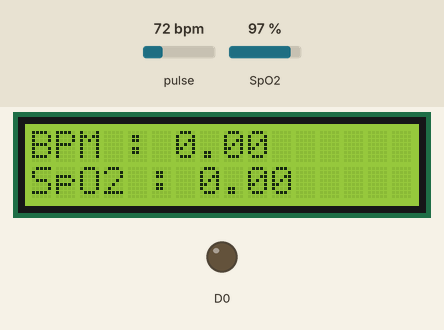
Simulated run of this sketch. Board: ESP8266 (NodeMCU). Shown: 16×2 character LCD, output pins drawn as LEDs (lit = HIGH). Inputs (shaded band) come from the test bench; at power-on: pulse 72 bpm, SpO2 97 %. WiFi joins after 1.5 s; servers stay silent unless stated; what the sketch prints to the serial monitor is not drawn.

Above: at 3.0 s.
3.1 s: pulse set to 42 bpm
At 5.5 s:
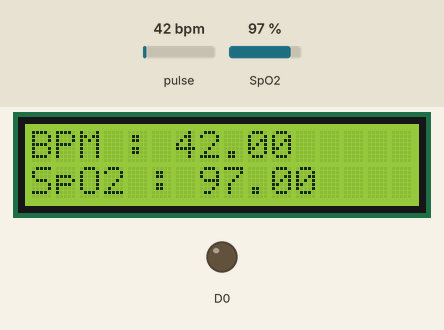
6.1 s: SpO2 set to 80 %
At 7.3 s:
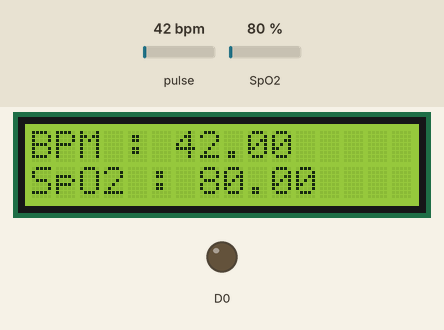
9.9 s: pulse set to 70 bpm
At 11.0 s:
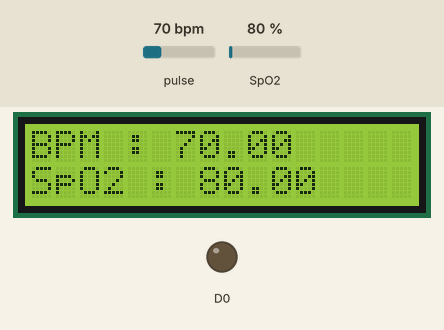
11.4 s: SpO2 set to 85 %
At 12.6 s:
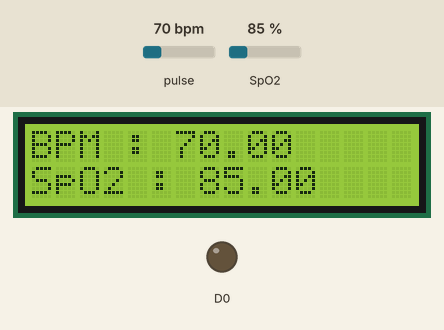
Timing chart, 0 to 14.4 s (numbered marks = the images above; inputs shaded):
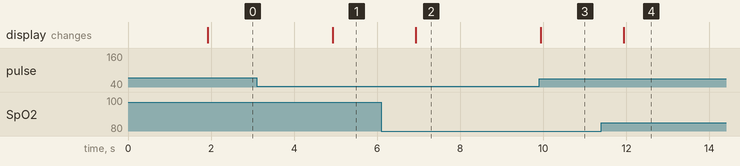

The sketch:

blynk_test.ino
```cpp
#include <Wire.h>
#include "MAX30100_PulseOximeter.h"
#define BLYNK_PRINT Serial
#include <Blynk.h>
#include <ESP8266WiFi.h>
#include <BlynkSimpleEsp8266.h>
#include <LiquidCrystal_I2C.h>
#include "Wire.h"
#include "Adafruit_GFX.h"
//#include "OakOLED.h"

#define REPORTING_PERIOD_MS 1000
//OakOLED oled;

LiquidCrystal_I2C lcd(0x27, 16, 2);

char auth[] = "-iVdkyreJQSeqeUYLlE0cSH_JxqIeLAf";             // You should get Auth Token in the Blynk App.
char ssid[] = "BK Network";                                     // Your WiFi credentials.
char pass[] = "school100";
int incomingByte = 0;

 int i =0;
// Connections : SCL PIN - D1 , SDA PIN - D2 , INT PIN - D0
PulseOximeter pox;

float BPM, SpO2;
uint32_t tsLastReport = 0;


void onBeatDetected()
{
    Serial.println("Beat Detected!");
}

void setup()
{
    Serial.begin(115200);
     Wire.begin(D2, D1);

    lcd.begin();

    lcd.home();

    lcd.print("Hello");
    lcd.setCursor(0,1);
    lcd.print("Initilizing Sensors");
    Serial.println("Beat Detected!");
    pinMode(16, OUTPUT);
    Serial.println("Beat Detected!");

    Blynk.begin(auth, ssid, pass);

    Serial.print("Initializing Pulse Oximeter..");

    if (!pox.begin())
    {
         Serial.println("FAILED");
         for(;;);
    }
    else
    {
         Serial.println("SUCCESS");
         pox.setOnBeatDetectedCallback(onBeatDetected);
    }

    // The default current for the IR LED is 50mA and it could be changed by uncommenting the following line.
     //pox.setIRLedCurrent(MAX30100_LED_CURR_7_6MA);

}

void loop()
{
    pox.update();
    Blynk.run();
    BPM = pox.getHeartRate();
    SpO2 = pox.getSpO2();
     if (millis() - tsLastReport > REPORTING_PERIOD_MS)
    {
        Serial.print("Heart rate:");
        Serial.print(BPM);
        Serial.print(" bpm / SpO2:");
        Serial.print(SpO2);
        Serial.println(" %");
        Blynk.virtualWrite(V7, BPM);
        Blynk.virtualWrite(V8, SpO2);
        tsLastReport = millis();
        lcd.clear();
        lcd.home();
        lcd.print("BPM : ");
        lcd.print(BPM);
        lcd.setCursor(0,1);
        lcd.print("SpO2 : ");
        lcd.print(SpO2);
    }

    if (Serial.available() > 0) {
    incomingByte = Serial.read();
    if(incomingByte==84){
       Serial.println(" hello");
       Blynk.notify("Emergency: ");
       Blynk.email("sarthakrawat7295@gmail.com", "ESP8266 Alert", "Temperature over 28C!");
    }
  }

}
```

Measured:
- after the input at 3.1 s, the display: changes after 1.8 s (image 1)
- after the input at 6.1 s, the display: changes after 0.83 s (image 2)
- after the input at 9.9 s, the display: changes at once (image 3)
- after the input at 11.4 s, the display: changes after 0.54 s (image 4)
